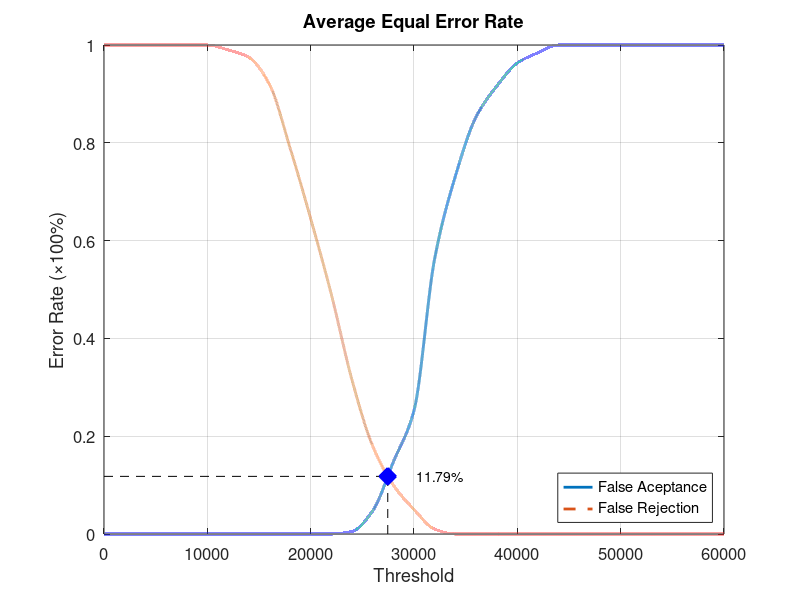
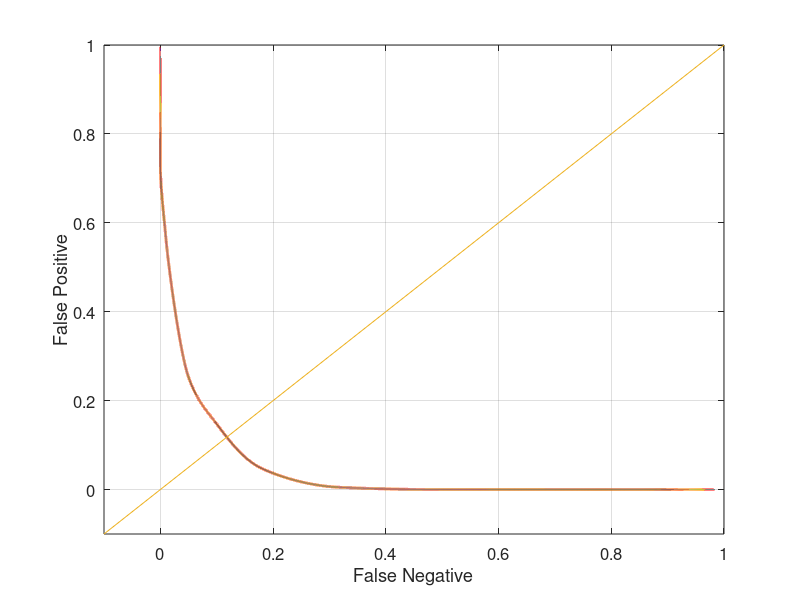

Write MATLAB code to recreate these figures, in order.
function yEER = Database5_1
close all;
clear;
clc;
x = 0:2000:60000;
xq = 0:0.5:60000;

y0 = [0 0 0 0 0 0 0 0 0 0 0 0 0.00526316 0.0473684 0.147368 0.252632 0.563158 0.731579 0.852632 0.915789 0.963158 0.984211 1 1 1 1 1 1 1 1 1];
yy0 = interp1(x, y0, xq, 'pchip');
y1 = [1 1 1 1 1 1 0.99 0.975 0.92 0.79 0.645 0.49 0.315 0.18 0.1 0.05 0.01 0 0 0 0 0 0 0 0 0 0 0 0 0 0];
yy1 = interp1(x, y1, xq, 'pchip');

% Calculating EER: 
y2 = abs(y0 - y1);
find(y2 == min(y2))
yy2 = abs(yy0 - yy1);
xEER = find(yy2 == min(yy2));
xEERIndex = xq(xEER) % X-axis EER
yEER = yy0(xEER) % Y-axis EER

main = figure
plot(xq, yy0,'-','LineWidth', 2);	hold on
plot(xq, yy1,'--','LineWidth', 2);	hold on
plot([xEERIndex xEERIndex], [0 yEER], 'k--');	hold on
plot([0 xEERIndex], [yEER yEER], 'k--');	hold on
plot(xEERIndex, yEER, 'bx', 'LineWidth', 10);	hold on
text(xEERIndex + 10 * xEERIndex / 100, yEER, [num2str(round((10000 * yEER)) / 100) '%'])
legend('False Aceptance', 'False Rejection', 'Location', 'SouthEast')
xlabel('Threshold')
ylabel('Error Rate (\times100%)')
title('Average Equal Error Rate')
set(gca, 'FontSize', 12)
axis([0 60000 0 1])
grid on

print(main, 'Database5_1Main', '-dpng');
FNRxFPR = figure('Color', [1 1 1]);
plot(yy1, yy0, '-', yy1, yy0, 'LineWidth', 2);
hold on
y = -0.1:0.1:1
plot(y, y); 
set(gca, 'FontSize', 12)
xlabel('False Negative')
ylabel('False Positive')
axis([-0.1 1 -0.1 1])
set(gca, 'FontSize', 12)
grid on

print(FNRxFPR, 'Database5_1FNRxFPR','-dpng');
end
